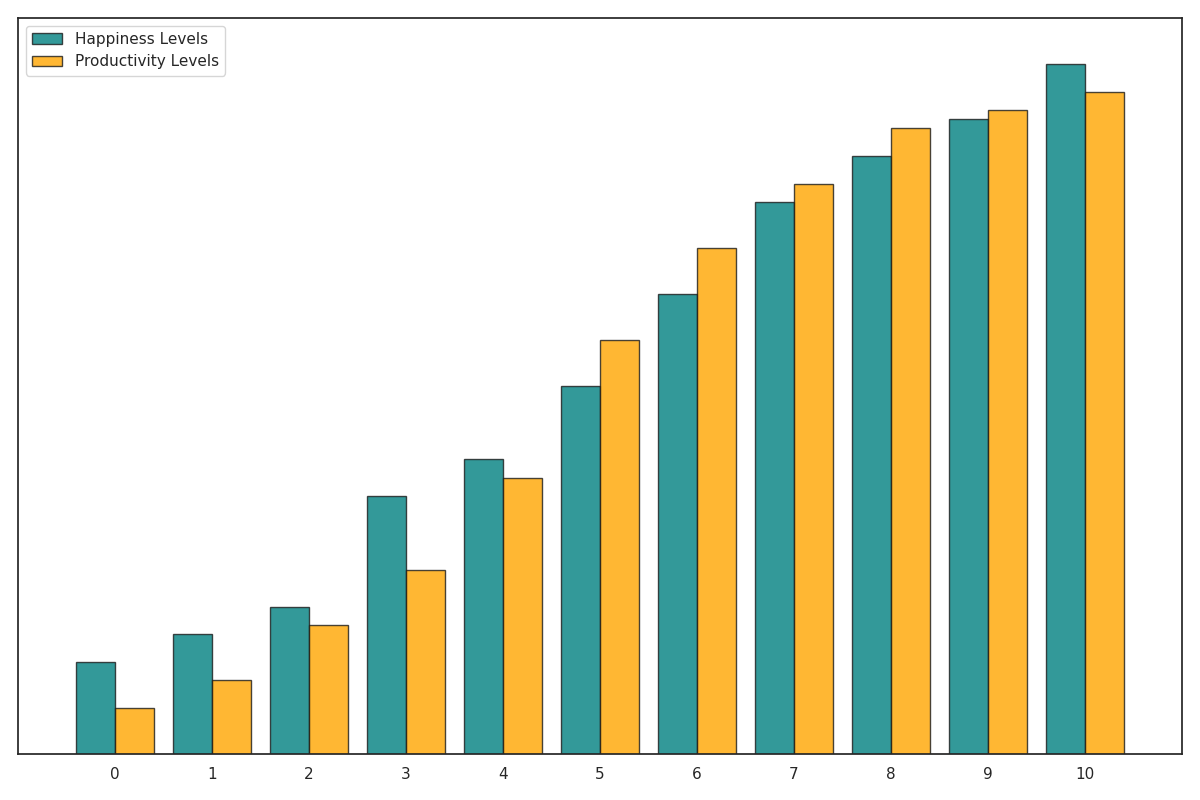

This figure's Python source:
import matplotlib.pyplot as plt
import numpy as np

# Existing data
creative_hours = np.array([0, 1, 2, 3, 4, 5, 6, 7, 8, 9, 10])
happiness_levels = np.array([30, 33, 36, 48, 52, 60, 70, 80, 85, 89, 95])

# Additional made-up data series
productivity_levels = np.array([25, 28, 34, 40, 50, 65, 75, 82, 88, 90, 92])

# Combine for sorting based on happiness levels
data = list(zip(creative_hours, happiness_levels, productivity_levels))
sorted_data = sorted(data, key=lambda x: x[1], reverse=False)
sorted_creative_hours, sorted_happiness_levels, sorted_productivity_levels = zip(*sorted_data)

fig, ax = plt.subplots(figsize=(12, 8))
bar_width = 0.4  # Width of the bars

# Plot happiness levels with adjusted positions
ax.bar(np.array(sorted_creative_hours) - bar_width/2, sorted_happiness_levels, bar_width,
       color='teal', alpha=0.8, edgecolor='k', label='Happiness Levels')

# Plot productivity levels with adjusted positions
ax.bar(np.array(sorted_creative_hours) + bar_width/2, sorted_productivity_levels, bar_width,
       color='orange', alpha=0.8, edgecolor='k', label='Productivity Levels')

ax.set_xlim(min(creative_hours) - 1, max(creative_hours) + 1)
ax.set_ylim(20, 100)
ax.set_xticks(sorted_creative_hours)
ax.set_yticks([])

# Add legend to distinguish between datasets
ax.legend()

fig.tight_layout()

plt.show()
